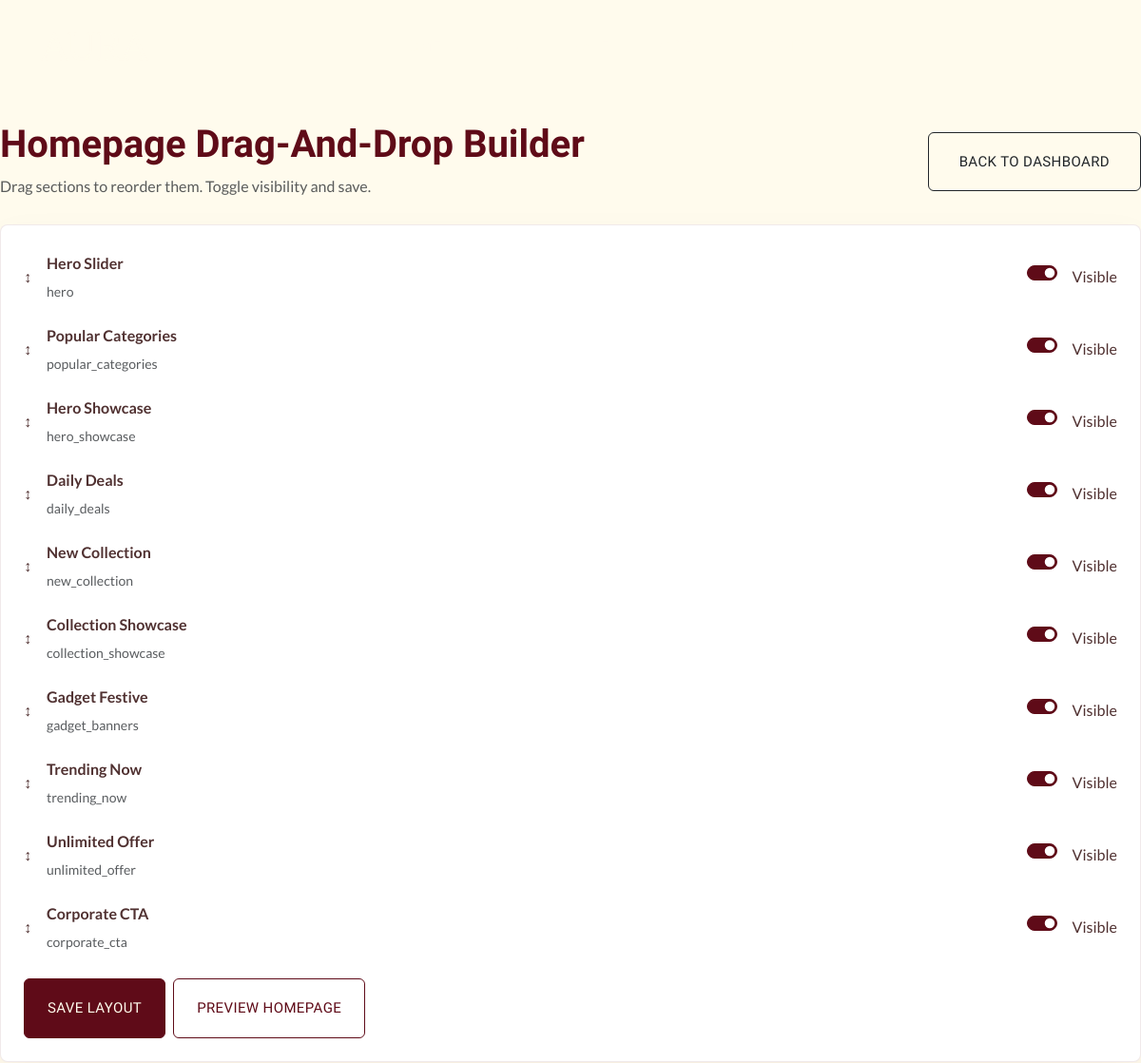
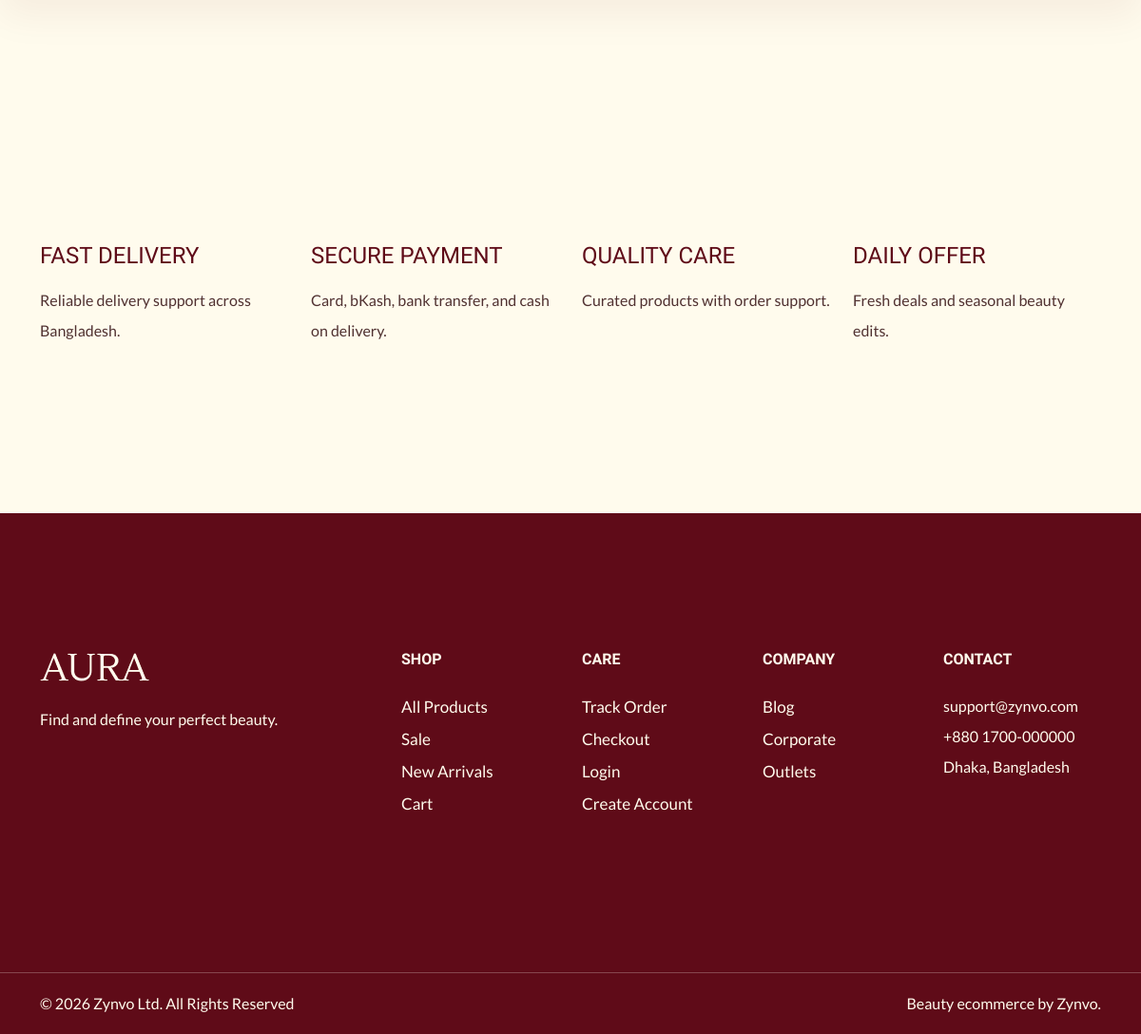
The app's page /superadmin/homepage-builder/ (signed in) with its own data (2 pictures, top to bottom).
### core/models.py (models this page shows, shortened)
class HomeSection(models.Model):
    key = models.SlugField(unique=True)
    title = models.CharField(max_length=120)
    order = models.PositiveIntegerField(default=0)
    is_active = models.BooleanField(default=True)
    class Meta:
        ordering = ['order', 'id']

class SingletonModel(models.Model):
    class Meta:
        abstract = True
    @classmethod
    def load(cls):
        obj, _ = cls.objects.get_or_create(pk=1)
        return obj

class SiteSettings(SingletonModel):
    site_name = models.CharField(max_length=100, default='Zynvo')
    tagline = models.CharField(max_length=150, default='Smart living, curated beautifully.')
    support_phone = models.CharField(max_length=30, default='+880 1700-000000')
    support_email = models.EmailField(default='support@zynvo.com')
    address = models.CharField(max_length=255, default='Dhaka, Bangladesh')
    copyright_text = models.CharField(max_length=255, default='© 2026 Zynvo Ltd. All Rights Reserved')
    hero_title = models.CharField(max_length=140, default='Elevate your everyday with Zynvo')
    hero_subtitle = models.CharField(
        max_length=255,
        default='Discover hand-picked lifestyle, fashion, and gadget essentials with fast delivery.',
    )
    announcement_text = models.CharField(max_length=255, default='Free shipping on orders over ৳3000')
    corporate_cta_title = models.CharField(max_length=140, default='Become Our Corporate Partner')
    corporate_cta_url = models.CharField(max_length=255, default='/corporate/')
    facebook_url = models.URLField(blank=True)
    instagram_url = models.URLField(blank=True)
    youtube_url = models.URLField(blank=True)
    linkedin_url = models.URLField(blank=True)

### core/views.py (the view, shortened to what this page needs)
# urls.py: path('superadmin/homepage-builder/', views.homepage_builder, name='homepage_builder'),
@staff_member_required
def homepage_builder(request):
    ensure_home_sections()
    sections = list(HomeSection.objects.order_by('order', 'id'))
    return render(request, 'core/superadmin/homepage_builder.html', {'sections': sections})

### core/views.py (called while the page is built)
def ensure_home_sections():
    for index, (key, title) in enumerate(DEFAULT_HOME_SECTIONS):
        HomeSection.objects.get_or_create(key=key, defaults={'title': title, 'order': index})

### orders/cart_utils.py (called while the page is built, shortened)
def _cart(request, create=False):
    cart = request.session.get('cart')
    if cart is None:
        cart = {}
        if create:
            request.session['cart'] = cart
    return cart

def get_cart_items(request):
    from catalog.models import Product, ProductVariant
    cart = _cart(request)
    items = []
    subtotal = Decimal('0.00')
    if not cart:
        return items, subtotal

### orders/context_processors.py (called while the page is built)
def cart_context(request):
    items, subtotal = get_cart_items(request)
    return {
        'cart_items': items,
        'cart_subtotal': subtotal,
        'cart_count': sum(item['quantity'] for item in items),
    }

### templates/core/superadmin/homepage_builder.html (shortened to what this page needs)
{% extends 'base.html' %}
{% block content %}
<section class="aura-page">
  <div class="d-flex justify-content-between align-items-center mb-4 flex-wrap gap-3">
    <div>
      <h1 class="fw-bold mb-1">Homepage Drag-and-Drop Builder</h1>
      <p class="text-muted mb-0">Drag sections to reorder them. Toggle visibility and save.</p>
    </div>
    <a href="{% url 'core:superadmin_dashboard' %}" class="btn btn-outline-dark">Back to Dashboard</a>
  </div>
  <form method="post" id="homepageBuilderForm">
    <div class="aura-card p-4">
      <div id="sortableSections" class="d-grid gap-3">
        {% for section in sections %}
        <div class="builder-item d-flex justify-content-between align-items-center flex-wrap gap-3" draggable="true" data-key="{{ section.key }}">
          <div class="d-flex align-items-center gap-3">
            <span class="drag-handle">↕</span>
            <div>
              <div class="fw-bold">{{ section.title }}</div>
              <div class="small text-muted">{{ section.key }}</div>
            </div>
          </div>
          <label class="form-check form-switch mb-0">
            <input class="form-check-input" type="checkbox" name="active_keys" value="{{ section.key }}" {% if section.is_active %}checked{% endif %}>
            <span class="form-check-label ms-2">Visible</span>
          </label>
        </div>
        {% endfor %}
      </div>
      <div class="mt-4 d-flex gap-2">
        <button class="btn btn-primary px-4" type="submit">Save Layout</button>
        <a href="/" class="btn btn-outline-primary px-4">Preview Homepage</a>
      </div>
    </div>
  </form>
</section>
{% endblock %}

### templates/base.html (shortened to what this page needs)
{% load static %}
<!DOCTYPE html>
<html lang="en">
<head>
    <link rel="stylesheet" href="https://cdn.jsdelivr.net/npm/swiper@9/swiper-bundle.min.css">
    <link href="https://cdn.jsdelivr.net/npm/bootstrap@5.3.0-alpha3/dist/css/bootstrap.min.css" rel="stylesheet">
    <link rel="stylesheet" href="{% static 'aura/icomoon/icomoon.css' %}">
    <link rel="stylesheet" href="{% static 'aura/css/vendor.css' %}">
    <link rel="stylesheet" href="{% static 'css/styles.css' %}">
</head>
<body class="aura-site">
    {% include 'includes/header.html' %}
    <main class="site-main">
        {% block content %}{% endblock %}
    </main>
    {% include 'includes/footer.html' %}
</body>
</html>

### templates/includes/header.html (shortened to what this page needs)
{% load static %}
<nav class="main-menu d-flex navbar fixed-top navbar-expand-lg py-lg-4">
  <div class="container">
    <div class="offcanvas offcanvas-end bg-black" tabindex="-1" id="offcanvasNavbar" aria-labelledby="offcanvasNavbarLabel">
      <div class="offcanvas-body justify-content-between align-items-center">
        <div class="main-logo">
          <a href="{% url 'core:home' %}">
            <img src="{% static 'aura/images/logo.png' %}" alt="{{ site_settings.site_name }}" class="img-fluid">
          </a>
        </div>
        <ul class="navbar-nav menu-list list-unstyled d-flex gap-md-3 ps-lg-5 mb-0">
          <li class="nav-item"><a href="{% url 'core:home' %}" class="nav-link mx-2">Home</a></li>
          <li class="nav-item"><a href="{% url 'catalog:shop' %}" class="nav-link mx-2">Shop</a></li>
          <li class="nav-item"><a href="{% url 'catalog:shop' %}?sale=1" class="nav-link mx-2">Sale</a></li>
          <li class="nav-item dropdown">
            <a class="nav-link mx-2 dropdown-toggle" role="button" data-bs-toggle="dropdown" aria-expanded="false">Pages</a>
          </li>
          {% if request.user.is_authenticated and request.user.is_staff %}
          <li class="nav-item"><a href="{% url 'core:superadmin_dashboard' %}" class="nav-link mx-2">Admin</a></li>
          {% endif %}
        </ul>
        <div class="d-none d-lg-flex justify-content-end">
          <ul class="d-flex justify-content-end list-unstyled m-0">
            <li class="lh-1">
            </li>
            <li class="lh-1">
            </li>
            <li class="lh-1">
            </li>
          </ul>
        </div>
      </div>
    </div>
  </div>
</nav>

### templates/includes/footer.html (shortened to what this page needs)
{% load static %}
<section id="service" class="padding-medium">
  <div class="container">
    <div class="row">
      <div class="col-md-3 my-3">
        <div class="card">
          <h4 class="text-uppercase py-3 m-0">Fast Delivery</h4>
          <p>Reliable delivery support across Bangladesh.</p>
        </div>
      </div>
      <div class="col-md-3 my-3">
        <div class="card">
          <h4 class="text-uppercase py-3 m-0">Secure Payment</h4>
          <p>Card, bKash, bank transfer, and cash on delivery.</p>
        </div>
      </div>
      <div class="col-md-3 my-3">
        <div class="card">
          <h4 class="text-uppercase py-3 m-0">Quality Care</h4>
          <p>Curated products with order support.</p>
        </div>
      </div>
      <div class="col-md-3 my-3">
        <div class="card">
          <h4 class="text-uppercase py-3 m-0">Daily Offer</h4>
          <p>Fresh deals and seasonal beauty edits.</p>
        </div>
      </div>
    </div>
  </div>
</section>
<footer id="footer" class="bg-primary padding-medium">
  <div class="container text-light">
    <div class="row">
      <div class="col-md-4">
        <div class="footer-menu">
          <img src="{% static 'aura/images/logo.png' %}" alt="{{ site_settings.site_name }}">
          <p class="mt-4">Find and define your perfect beauty.</p>
          <div class="social-links mt-4">
            <ul class="d-flex list-unstyled gap-3">
              <li><a href="{{ site_settings.facebook_url|default:'#' }}"><iconify-icon class="social-icon text-light fs-4 me-4" icon="ri:facebook-fill"></iconify-icon></a></li>
              <li><a href="{{ site_settings.instagram_url|default:'#' }}"><iconify-icon class="social-icon text-light fs-4 me-4" icon="ri:instagram-fill"></iconify-icon></a></li>
              <li><a href="{{ site_settings.youtube_url|default:'#' }}"><iconify-icon class="social-icon text-light fs-4 me-4" icon="ri:youtube-fill"></iconify-icon></a></li>
            </ul>
          </div>
        </div>
      </div>
      <div class="col-md-2">
        <div class="footer-menu">
          <h6 class="text-uppercase fw-bold text-light mb-4">Shop</h6>
          <ul class="menu-list list-unstyled">
            <li><a href="{% url 'catalog:shop' %}" class="footer-link">All Products</a></li>
            <li><a href="{% url 'catalog:shop' %}?sale=1" class="footer-link">Sale</a></li>
            <li><a href="{% url 'catalog:shop' %}?sort=latest" class="footer-link">New Arrivals</a></li>
            <li><a href="{% url 'orders:cart' %}" class="footer-link">Cart</a></li>
          </ul>
        </div>
      </div>
      <div class="col-md-2">
        <div class="footer-menu">
          <h6 class="text-uppercase fw-bold text-light mb-4">Care</h6>
          <ul class="menu-list list-unstyled">
            <li><a href="{% url 'orders:tracking' %}" class="footer-link">Track Order</a></li>
            <li><a href="{% url 'orders:checkout' %}" class="footer-link">Checkout</a></li>
            <li><a href="{% url 'accounts:login' %}" class="footer-link">Login</a></li>
            <li><a href="{% url 'accounts:register' %}" class="footer-link">Create Account</a></li>
          </ul>
        </div>
      </div>
      <div class="col-md-2">
        <div class="footer-menu">
          <h6 class="text-uppercase fw-bold text-light mb-4">Company</h6>
          <ul class="menu-list list-unstyled">
            <li><a href="{% url 'core:blog_index' %}" class="footer-link">Blog</a></li>
            <li><a href="{% url 'core:corporate' %}" class="footer-link">Corporate</a></li>
            <li><a href="{% url 'core:outlets' %}" class="footer-link">Outlets</a></li>
          </ul>
        </div>
      </div>
      <div class="col-md-2">
        <div class="footer-menu">
          <h6 class="text-uppercase fw-bold text-light mb-4">Contact</h6>
          <ul class="menu-list list-unstyled">
            <li class="footer-link">{{ site_settings.support_email }}</li>
            <li class="footer-link">{{ site_settings.support_phone }}</li>
            <li class="footer-link">{{ site_settings.address }}</li>
          </ul>
        </div>
      </div>
    </div>
  </div>
</footer>
<div id="footer-bottom" class="bg-primary">
  <hr class="text-light m-0">
  <div class="container text-light pt-3">
    <div class="row">
      <div class="col-md-6 copyright"><p>{{ site_settings.copyright_text|default:"© Zynvo. All rights reserved." }}</p></div>
      <div class="col-md-6 text-md-end"><p>Beauty ecommerce by {{ site_settings.site_name }}.</p></div>
    </div>
  </div>
</div>

### static/css/styles.css (style rules this page uses)
:root { --header-height: 160px; --header-height-min: 80px; }
:root { --accent-color: #5f0b18; --dark-color: #222222; --light-dark-color: #727272; --light-color: #fffbed; --grey-color: #dbdbdb; --light-grey-color: #ffdede; --light-primary-color: #fffbed; }
:root { --body-font: "Lato", sans-serif; --heading-font: "Lustria", serif; }
body { --bs-body-bg: #fffbed; --bs-link-color: #333; --bs-link-hover-color: #333; --bs-link-color-rgb: 40, 40, 40; --bs-link-hover-color-rgb: 0, 0, 0; --bs-light-rgb: 255, 251, 237; --bs-font-sans-serif: "Lato", sans-serif; --bs-body-font-family: var(--bs-font-sans-serif); --bs-body-font-size: 1rem; --bs-body-font-weight: 400; --bs-body-line-height: 2; --bs-body-color: #503131; --bs-primary: #5f0b18; --bs-primary-rgb: 95, 11, 24; --bs-primary-bg-subtle: #FFF9EB; --bs-border-color: #F7F7F7; --bs-secondary-rgb: 230, 243, 251; --bs-success-rgb: 238, 245, 228; --bs-danger-rgb: 249, 235, 231; --bs-warning-rgb: 255, 249, 235; --bs-info-rgb: 230, 243, 250; }
.btn { --bs-btn-font-family: var(--heading-font); padding: 1.2rem 2rem; transition: all 0.3s ease-in; letter-spacing: 0.02375rem; font-size: 0.9375rem; font-weight: 400; text-transform: uppercase; }
.btn-primary { --bs-btn-color: var(--light-color); --bs-btn-bg: var(--accent-color); --bs-btn-border-color: var(--accent-color); --bs-btn-hover-color: var(--accent-color); --bs-btn-hover-bg: var(--light-color); --bs-btn-hover-border-color: var(--accent-color); --bs-btn-focus-shadow-rgb: 49, 132, 253; --bs-btn-active-color: var(--light-color); --bs-btn-active-bg: var(--accent-color); --bs-btn-active-border-color: var(--accent-color); --bs-btn-active-shadow: inset 0 3px 5px rgba(0, 0, 0, 0.125); --bs-btn-disabled-color: var(--light-color); --bs-btn-disabled-bg: #d3d7dd; --bs-btn-disabled-border-color: var(--accent-color); }
.btn-outline-primary { --bs-btn-color: var(--accent-color); --bs-btn-border-color: var(--accent-color); --bs-btn-hover-color: var(--light-color); --bs-btn-hover-bg: var(--accent-color); --bs-btn-hover-border-color: var(--accent-color); --bs-btn-focus-shadow-rgb: 13, 110, 253; --bs-btn-active-color: var(--light-color); --bs-btn-active-bg: var(--accent-color); --bs-btn-active-border-color: var(--accent-color); --bs-btn-active-shadow: inset 0 3px 5px rgba(0, 0, 0, 0.125); --bs-btn-disabled-color: var(--accent-color); --bs-btn-disabled-bg: transparent; --bs-btn-disabled-border-color: var(--accent-color); --bs-gradient: none; }
h1, h2, h3, h4, h5, h6 { font-family: var(--heading-font); color: var(--accent-color); font-weight: 500; text-transform: capitalize; }
a { text-decoration: none; }
.padding-medium { padding-top: 9rem; padding-bottom: 9rem; }
.nav-link { color: var(--light-color); text-transform: uppercase; }
a.footer-link { color: var(--light-color); font-size: 1.0625rem; text-transform: capitalize; }
.card { --bs-card-inner-border-radius: none; --bs-card-bg: transparent; background-color: transparent; border: none; }
.form-check-input { border: 1px solid var(--accent-color); }
.form-check-input:checked { background-color: var(--accent-color); border-color: var(--accent-color); }
.aura-site { background: var(--light-color); }
.site-main { min-height: 60vh; }
.aura-page { padding-top: 8rem; padding-bottom: 5rem; }
.aura-card { background: #fff; border: 1px solid rgba(95, 11, 24, 0.09); border-radius: 8px; box-shadow: 0 18px 40px rgba(95, 11, 24, 0.06); }
.builder-item { cursor: grab; }

### records on screen
HomeSection: title "Hero Slider", key "hero", is_active "☑"
HomeSection: title "Popular Categories", key "popular_categories", is_active "☑"
HomeSection: title "Hero Showcase", key "hero_showcase", is_active "☑"
HomeSection: title "Daily Deals", key "daily_deals", is_active "☑"
HomeSection: title "New Collection", key "new_collection", is_active "☑"
HomeSection: title "Collection Showcase", key "collection_showcase", is_active "☑"
HomeSection: title "Gadget Festive", key "gadget_banners", is_active "☑"
HomeSection: title "Trending Now", key "trending_now", is_active "☑"
HomeSection: title "Unlimited Offer", key "unlimited_offer", is_active "☑"
HomeSection: title "Corporate CTA", key "corporate_cta", is_active "☑"
SiteSettings: support_email "support@zynvo.com", support_phone "+880 1700-000000", address "Dhaka, Bangladesh", copyright_text "© 2026 Zynvo Ltd. All Rights Reserved", site_name "Zynvo"
